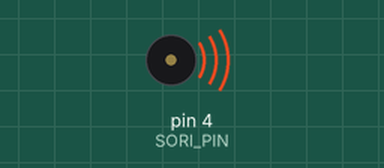
Simulated run of this sketch. Board: Arduino Uno, built with avr-gcc and run on an emulated ATmega328P. Shown: buzzer (waves = sounding).

Above: at 0.2 s.
At 17.2 s:
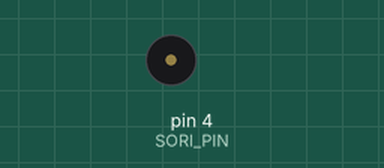
Timing chart, 0 to 25.5 s (numbered marks = the images above):
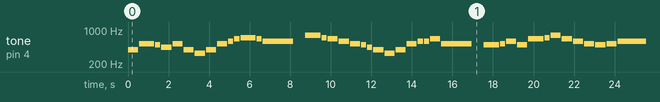

Measured:
- by itself, tone on pin 4 (SORI_PIN): plays 392 Hz for 0.50 s, 523 Hz for 0.75 s, 494 Hz for 0.25 s, 440 Hz for 0.50 s, 523 Hz for 0.50 s, 392 Hz for 0.50 s … (192 notes in this stretch)

The sketch:

sketch_sep12a.ino
```cpp
//#define SORI 5
int SORI_PIN = 4;

int tones[] = {0, 261, 294, 330, 349, 392, 440, 494, 523, 587, 659, 698, 783, 880, 987, 1046}; // NULL,도,레,레,미, ..., 도
int times[] = {500,1000, 1500, 3000}; // 8분읍표, 4분음표, 점4분음표, 점2분음표

// 부저의 주파수로 각 각 "도레미파솔라시도" 이다.
//int um[8] = {262,294,330,340,392,440,494,523};

// // 음과 음의 길이를 표현하는 구조체
// typedef struct
// {
//   int t;            // 음
//   unsigned long d;  // 음의길이
// }MAD;


// MAD music[]={
//   {G,100},{G,100},{A,100},{A,100},{G,100},{G,100},{E,200},
//   {G,100},{G,100},{E,100},{E,100},{D,200},
//   {G,100},{G,100},{A,100},{A,100},{G,100},{G,100},{E,200},
//   {G,100},{E,100},{C,200}
// };
int arr_eum[] = {
    5,8,7,6, 8,5,3,5, 8,9,10,11,10,9,0,
    12,11,10,9, 8,7,6,5,3, 5,8,9,9,10,8,0,
    7,8,9,7, 10,11,12,10, 9,8,7,8,9,0,
    12,11,10,9, 8,7,6,5,3, 5,8,9,9,10,8,0};

int arr_time[] = {
    1,2,0,1, 1,1,1,1, 1,0,0,2,0,3,1,
    2,0,1,1, 1,0,0,1,1, 1,1,0,0,1,3,1,
    2,0,1,1, 2,0,1,1, 1,1,1,1,3,1,
    2,0,1,1, 1,0,0,1,1, 1,1,0,0,1,2,1};

int numTones = 61;

//int musicLen; // music 배열의 길이

void setup() {
  // put your setup code here, to run once:
    //pinMode(SORI,OUTPUT);
    //musicLen = sizeof(music) / sizeof(MAD);
}

void loop() {
  // put your main code here, to run repeatedly:
  //for(int hz = 0; hz < 8; hz++)
  // for(int i = 0; i < musicLen; i++)
  // {
  //     //tone(SORI, um[hz], 200); // 해당 주파수를 200은 길이
  //     tone(SORI, music[i].t);
  //     //digitalWrite(SORI,hz);

  //     delay(music[i].d*5);

    int i;
    for(i=0; i<numTones; i++)
    {
      if(tones[arr_eum[i]]==0) noTone(SORI_PIN); // 쉼표
      else tone(SORI_PIN, tones[arr_eum[i]]); // 음표
      delay(times[arr_time[i]]/2);

      noTone(SORI_PIN);
      delay(50);
      // noTone(8);
  }

  // for(int hz = 750; hz >= 300; hz--)
  // {
  //     digitalWrite(SORI,hz);

  //     delay(150);
  // }
  // 한 곡이 끝나고 1초 쉬자
  delay(5000);
}
```

0924.1.c
```cpp
#include <stdio.h>

// Á¤¼ö nÀÇ ¼øÂ÷°ö¼Á°ªÀ» ¹ÝÈ¯
int factorial(int n)
{
	if (n > 0)
		return n * factorial(n - 1);
	else
		return 1;
}
int fact2(int num)
{
	int fact = 1;
	while (num > 0)
	{
		fact *= num--;
	}
	return fact;
}

int main(void) {
	int x;
	printf("Enter an integer:");
	scanf("%d", &x);
	printf("factorial(%d) = %d \n", x, factorial(x));

	return 0;
}
```
